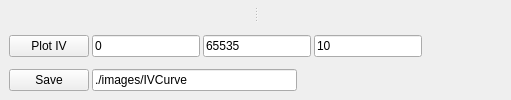
     <widget class="QWidget" name="tbIV">
      <attribute name="title">
       <string>dI/dV Curve</string>
      </attribute>
      <layout class="QVBoxLayout" name="verticalLayout_5">
       <property name="spacing">
        <number>3</number>
       </property>
       <property name="leftMargin">
        <number>3</number>
       </property>
       <property name="topMargin">
        <number>3</number>
       </property>
       <property name="rightMargin">
        <number>3</number>
       </property>
       <property name="bottomMargin">
        <number>3</number>
       </property>
       <item>
        <widget class="QWidget" name="widget" native="true">
         <property name="sizePolicy">
          <sizepolicy hsizetype="Preferred" vsizetype="Expanding">
           <horstretch>0</horstretch>
           <verstretch>0</verstretch>
          </sizepolicy>
         </property>
         <property name="sizeIncrement">
          <size>
           <width>0</width>
           <height>4</height>
          </size>
         </property>
         <layout class="QVBoxLayout" name="verticalLayout_15">
          <property name="spacing">
           <number>3</number>
          </property>
          <property name="leftMargin">
           <number>3</number>
          </property>
          <property name="topMargin">
           <number>3</number>
          </property>
          <property name="rightMargin">
           <number>3</number>
          </property>
          <property name="bottomMargin">
           <number>3</number>
          </property>
          <item>
           <widget class="QSplitter" name="splitter_4">
            <property name="orientation">
             <enum>Qt::Horizontal</enum>
            </property>
            <widget class="QWidget" name="pltIV" native="true">
             <property name="sizePolicy">
              <sizepolicy hsizetype="Preferred" vsizetype="Preferred">
               <horstretch>0</horstretch>
               <verstretch>1</verstretch>
              </sizepolicy>
             </property>
            </widget>
            <widget class="QWidget" name="pltdIdV" native="true"/>
           </widget>
          </item>
         </layout>
        </widget>
       </item>
       <item>
        <widget class="QWidget" name="wgtScanIV" native="true">
         <property name="sizeIncrement">
          <size>
           <width>0</width>
           <height>1</height>
          </size>
         </property>
         <layout class="QVBoxLayout" name="verticalLayout_4">
          <property name="leftMargin">
           <number>3</number>
          </property>
          <property name="topMargin">
           <number>3</number>
          </property>
          <property name="rightMargin">
           <number>3</number>
          </property>
          <property name="bottomMargin">
           <number>3</number>
          </property>
          <item>
           <widget class="QWidget" name="wgtPlotControls" native="true">
            <layout class="QHBoxLayout" name="horizontalLayout_9">
             <property name="spacing">
              <number>3</number>
             </property>
             <property name="leftMargin">
              <number>3</number>
             </property>
             <property name="topMargin">
              <number>3</number>
             </property>
             <property name="rightMargin">
              <number>3</number>
             </property>
             <property name="bottomMargin">
              <number>3</number>
             </property>
             <item>
              <widget class="QPushButton" name="cmdScanIV">
               <property name="text">
                <string>Plot IV</string>
               </property>
              </widget>
             </item>
             <item>
              <widget class="QLineEdit" name="leIVStart">
               <property name="text">
                <string>0</string>
               </property>
              </widget>
             </item>
             <item>
              <widget class="QLineEdit" name="leIVEnd">
               <property name="text">
                <string>65535</string>
               </property>
              </widget>
             </item>
             <item>
              <widget class="QLineEdit" name="leIVStep">
               <property name="text">
                <string>10</string>
               </property>
              </widget>
             </item>
             <item>
              <spacer name="horizontalSpacer_5">
               <property name="orientation">
                <enum>Qt::Horizontal</enum>
               </property>
               <property name="sizeHint" stdset="0">
                <size>
                 <width>40</width>
                 <height>20</height>
                </size>
               </property>
              </spacer>
             </item>
             <item>
              <spacer name="horizontalSpacer_4">
               <property name="orientation">
                <enum>Qt::Horizontal</enum>
               </property>
               <property name="sizeHint" stdset="0">
                <size>
                 <width>40</width>
                 <height>20</height>
                </size>
               </property>
              </spacer>
             </item>
            </layout>
           </widget>
          </item>
          <item>
           <widget class="QWidget" name="wgtIVButtons2" native="true">
            <layout class="QHBoxLayout" name="horizontalLayout_10">
             <property name="spacing">
              <number>3</number>
             </property>
             <property name="leftMargin">
              <number>3</number>
             </property>
             <property name="topMargin">
              <number>3</number>
             </property>
             <property name="rightMargin">
              <number>3</number>
             </property>
             <property name="bottomMargin">
              <number>3</number>
             </property>
             <item>
              <widget class="QPushButton" name="cmdSaveIV">
               <property name="text">
                <string>Save</string>
               </property>
              </widget>
             </item>
             <item>
              <widget class="QLineEdit" name="leIVFilename">
               <property name="text">
                <string>./images/IVCurve</string>
               </property>
              </widget>
             </item>
             <item>
              <spacer name="horizontalSpacer_3">
               <property name="orientation">
                <enum>Qt::Horizontal</enum>
               </property>
               <property name="sizeHint" stdset="0">
                <size>
                 <width>40</width>
                 <height>20</height>
                </size>
               </property>
              </spacer>
             </item>
            </layout>
           </widget>
          </item>
         </layout>
        </widget>
       </item>
      </layout>
     </widget>
